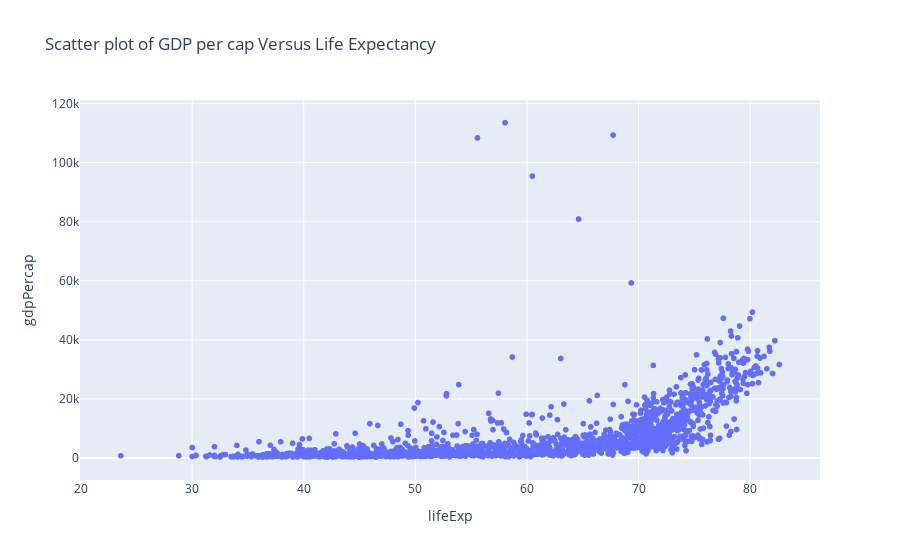

Notebook source saved alongside this figure:
### Markdown cell above
Scatter Plot

### Code cell
# Scatter plot
fig = px.scatter(data, 
                 x = 'lifeExp', y='gdpPercap', 
                 title="Scatter plot of GDP per cap Versus Life Expectancy")
fig.show()

### Figure 1 — Plotly figure (JSON) as saved in the notebook; plotly's stock layout.template omitted (floating-point values rounded to 4 significant figures; data arrays with more than 128 entries replaced by an {"elided": "..."} marker saying what was removed)
{"data": [{"hovertemplate": "lifeExp=%{x}<br>gdpPercap=%{y}<extra></extra>", "legendgroup": "", "marker": {"color": "#636efa", "symbol": "circle"}, "mode": "markers", "name": "", "showlegend": false, "type": "scattergl", "x": {"elided": "1704 float values"}, "xaxis": "x", "y": {"elided": "1704 float values"}, "yaxis": "y"}], "layout": {"legend": {"tracegroupgap": 0}, "title": {"text": "Scatter plot of GDP per cap Versus Life Expectancy"}, "xaxis": {"anchor": "y", "domain": [0, 1], "title": {"text": "lifeExp"}}, "yaxis": {"anchor": "x", "domain": [0, 1], "title": {"text": "gdpPercap"}}}}
